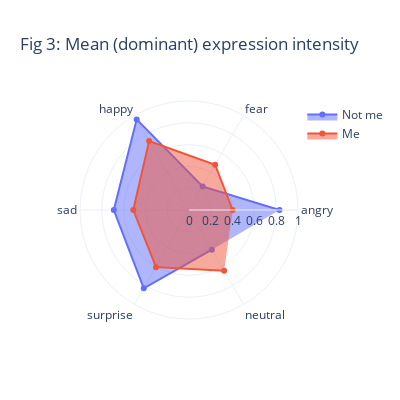

Notebook cell for this chart:
### Code cell
import plotly.graph_objects as go

filtered_emotion_data = pd.read_csv(f'{data_dir}/filtered_emotion_data.csv')
other_emotion_data = pd.read_csv(f'{data_dir}/not_me_emotion_data.csv')

emotions = ['angry', 'fear', 'happy', 'sad', 'surprise', 'neutral']
filtered_emotion_data['dominant_emotion'] = filtered_emotion_data[emotions].idxmax(axis=1)
other_emotion_data['dominant_emotion'] = other_emotion_data[emotions].idxmax(axis=1)

# Compute the mean value for each emotion over the images where it is the dominant emotion
filtered_emotion_data = filtered_emotion_data.groupby(['dominant_emotion']).mean().reset_index()

d1, d2 = {}, {}
for emotion in emotions:
    value1 = filtered_emotion_data.loc[filtered_emotion_data['dominant_emotion'] == emotion, emotion]
    value2 = other_emotion_data.loc[other_emotion_data['dominant_emotion'] == emotion, emotion]
    d1[emotion] = value1.values[0]
    d2[emotion] = value2.values[0]

d1 = pd.DataFrame.from_dict(d1, orient='index', columns=['data'])['data']

d2 = pd.DataFrame.from_dict(d2, orient='index', columns=['data'])['data']

fig = go.Figure(layout=go.Layout(title=go.layout.Title(text="Fig 3: Mean (dominant) expression intensity"), template='plotly_white'))

fig.add_trace(go.Scatterpolar(
    r=d2,
    theta=emotions,
    fill='toself',
    name='Not me'
))

fig.add_trace(go.Scatterpolar(
    r=d1,
    theta=emotions,
    fill='toself',
    name='Me'
))


fig.update_layout(
    polar=dict(
        radialaxis=dict(
            visible=True,
            range=[0, 1]
        )),
    showlegend=True,
    width=400,
    height=400
)

fig.show()

fig.write_image("Output/dominant_emotion_distribution.png")

### Figure 1 — Plotly figure (JSON) as saved in the notebook; plotly's stock layout.template omitted (floating-point values rounded to 4 significant figures)
{"data": [{"fill": "toself", "name": "Not me", "r": [0.83, 0.25, 0.96, 0.69, 0.83, 0.42], "theta": ["angry", "fear", "happy", "sad", "surprise", "neutral"], "type": "scatterpolar"}, {"fill": "toself", "name": "Me", "r": [0.4003, 0.4792, 0.7315, 0.5111, 0.6053, 0.6446], "theta": ["angry", "fear", "happy", "sad", "surprise", "neutral"], "type": "scatterpolar"}], "layout": {"title": {"text": "Fig 3: Mean (dominant) expression intensity"}, "polar": {"radialaxis": {"visible": true, "range": [0, 1]}}, "showlegend": true, "width": 400, "height": 400}}
